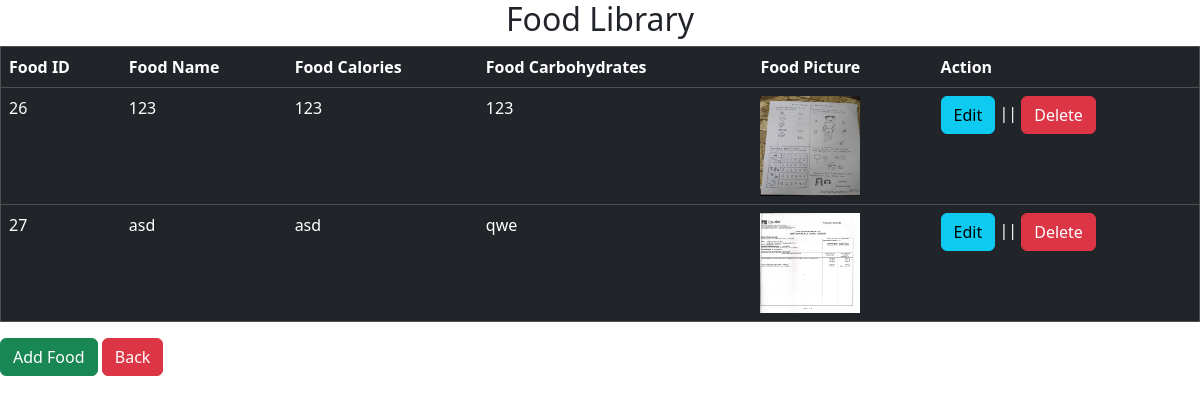
Page /foodlibrary.php (signed in) on the committed database.
### tables this page shows
CREATE TABLE `food_library` (
  `food_id` int(11) NOT NULL,
  `user_id` int(11) NOT NULL,
  `food_name` varchar(20) NOT NULL,
  `food_calories` varchar(20) NOT NULL,
  `food_carbohydrates` varchar(20) NOT NULL,
  `food_picture` varchar(255) NOT NULL
);

### foodlibrary.php (the view, shortened to what this page needs)
<?php require 'connection.php';?>
<!DOCTYPE html>
<html lang="en">
<head>
    <link rel="stylesheet" href="bootstrap.css">
</head>
<body>
<h2 style="text-align: center;">Food Library</h2>
<table border="1" class="table table-dark">
	<b>
		<th>Food ID</th>
		<th>Food Name</th>
		<th>Food Calories</th>
		<th>Food Carbohydrates</th>
		<th>Food Picture</th>
		<th>Action</th>
        <?php
        $sql = "SELECT * FROM food_library";
        $result = $conn->query($sql);
	if($result->num_rows > 0){
		while($row = $result -> fetch_assoc()){
			echo "<tr>";
			echo "<td>".$row["food_id"]."</td>";
			echo "<td>".$row["food_name"]."</td>";
			echo "<td>".$row["food_calories"]."</td>";
			echo "<td>".$row["food_carbohydrates"]."</td>";
			echo "<td><img src='".$row["food_picture"]."' width='100' height='100'></td>";
			echo "<td><a href='update.php?food_id=".$row["food_id"]."'  class='btn btn-info'>Edit</a> || <button class='btn btn-danger'>Delete</button></td>";
			echo "</tr>";
		}
	} else{
		echo "<tr><td colspan = '7'> No records found</td></tr>";
	}
?>
</table>
<a href="addfood.php" class="btn btn-success">Add Food</a>
<a href="dashboard.php" class="btn btn-danger" >Back</a>
</body>
</html>

### rows in the picture
food_library: food_id "26", food_name "123", food_calories "123", food_carbohydrates "123", food_picture (picture)
food_library: food_id "27", food_name "asd", food_calories "asd", food_carbohydrates "qwe", food_picture (picture)
